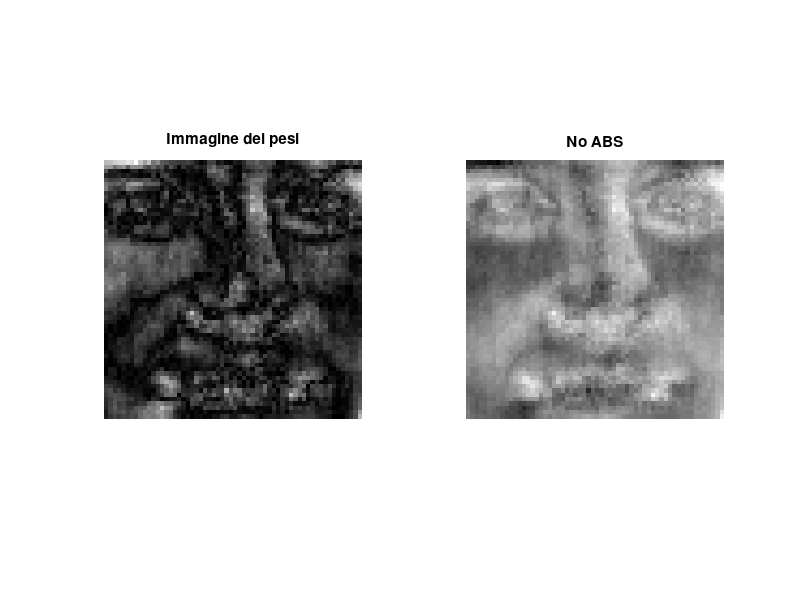
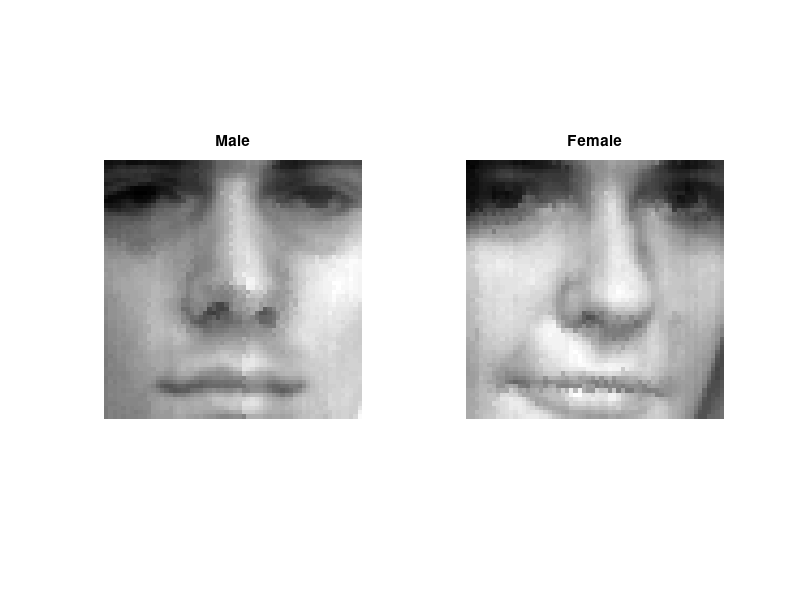

MATLAB code to generate these figures, in order:
clear
close all
clc

%% Leggo i dati
X = load('./NN_Datasets/face_x.txt');
Y = load('./NN_Datasets/face_y.txt');

%% Divido il dataset in LS e VS
nl = round(.5 * size(X,1));
i  = randperm(size(X,1));
il = i(1:nl);
iv = i(nl+1:end);

XL = X(il,:);
YL = Y(il);
XV = X(iv,:);
YV = Y(iv);

clear Y nl i il iv

%% Inizializzo i parametri
w = (2*rand(size(XL,2),1)-1)';
w_init = w;
b = 2*rand(1,1)-1;
b_init = b;

%% Learning phase

f = (w*XL')' + b;
err = sum(YL.*f <= 0);

%% Learning loop
it = 0;
i = 1;
while err > 0
    f = w*XL(i,:)' + b;
    if (YL(i)*f <= 0)
        w = w + YL(i)*XL(i,:);
        b = b + YL(i);
        f = (w*XL')' + b;
        err = sum(YL.*f <= 0);
    end
    i = i+1;
    if (i > size(XL,1))
        i = 1;
    end
    it = it + 1;
end

%% Validation
fV = (w*XV')' + b;
errV = sum(YV.*fV <= 0);

%% Show the weigths as image
figure
subplot(1,2,1);
imshow(mat2gray(reshape(abs(w'), [60,60])')); title('Immagine dei pesi');
subplot(1,2,2);
imshow(mat2gray(reshape(w', [60,60])')); title('No ABS');

%% Plot a face
figure
subplot(1,2,1);
imshow(mat2gray(reshape(X(1,:), [60,60])')); title('Male');
subplot(1,2,2);
imshow(mat2gray(reshape(X(2,:), [60,60])')); title('Female');
